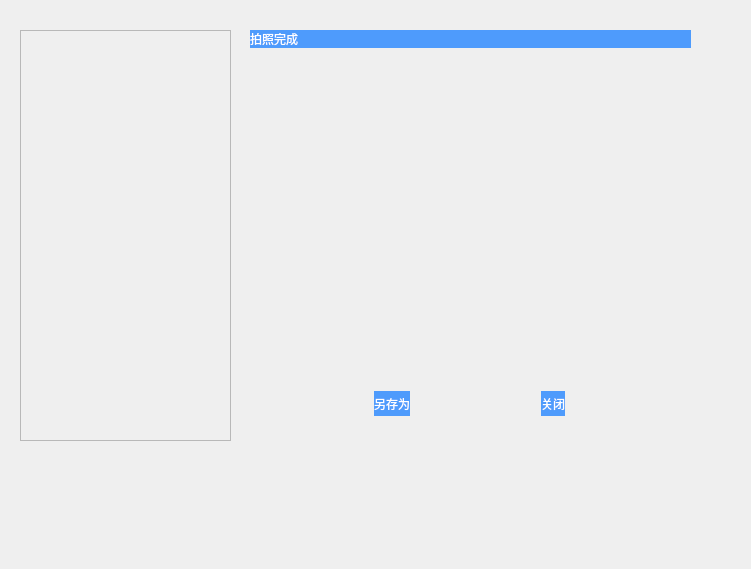
<?xml version="1.0" encoding="UTF-8"?>
<ui version="4.0">
 <class>TakingPhotoWidget</class>
 <widget class="QWidget" name="TakingPhotoWidget">
  <property name="geometry">
   <rect>
    <x>0</x>
    <y>0</y>
    <width>751</width>
    <height>569</height>
   </rect>
  </property>
  <property name="windowTitle">
   <string>Form</string>
  </property>
  <widget class="QFrame" name="frame">
   <property name="geometry">
    <rect>
     <x>20</x>
     <y>30</y>
     <width>211</width>
     <height>411</height>
    </rect>
   </property>
   <property name="frameShape">
    <enum>QFrame::StyledPanel</enum>
   </property>
   <property name="frameShadow">
    <enum>QFrame::Raised</enum>
   </property>
  </widget>
  <widget class="QWidget" name="verticalLayoutWidget">
   <property name="geometry">
    <rect>
     <x>250</x>
     <y>30</y>
     <width>441</width>
     <height>401</height>
    </rect>
   </property>
   <layout class="QVBoxLayout" name="verticalLayout" stretch="0,1,0">
    <property name="spacing">
     <number>0</number>
    </property>
    <item>
     <widget class="QLabel" name="label_title">
      <property name="styleSheet">
       <string notr="true">QLabel{
border: none;
color: white;
background-color: rgb(78,  155,  252);
}</string>
      </property>
      <property name="text">
       <string>拍照完成</string>
      </property>
     </widget>
    </item>
    <item>
     <layout class="QHBoxLayout" name="horizontalLayout">
      <item>
       <widget class="QLabel" name="label">
        <property name="styleSheet">
         <string notr="true">border: none;</string>
        </property>
        <property name="text">
         <string/>
        </property>
        <property name="alignment">
         <set>Qt::AlignCenter</set>
        </property>
        <property name="wordWrap">
         <bool>true</bool>
        </property>
       </widget>
      </item>
     </layout>
    </item>
    <item>
     <widget class="QFrame" name="frame_bottom">
      <property name="minimumSize">
       <size>
        <width>0</width>
        <height>50</height>
       </size>
      </property>
      <property name="styleSheet">
       <string notr="true">#frame_bottom{
border: none;
}</string>
      </property>
      <property name="frameShape">
       <enum>QFrame::StyledPanel</enum>
      </property>
      <property name="frameShadow">
       <enum>QFrame::Raised</enum>
      </property>
      <widget class="QWidget" name="horizontalLayoutWidget_2">
       <property name="geometry">
        <rect>
         <x>0</x>
         <y>10</y>
         <width>439</width>
         <height>25</height>
        </rect>
       </property>
       <layout class="QHBoxLayout" name="horizontalLayout_2">
        <item>
         <spacer name="horizontalSpacer">
          <property name="orientation">
           <enum>Qt::Horizontal</enum>
          </property>
          <property name="sizeHint" stdset="0">
           <size>
            <width>40</width>
            <height>20</height>
           </size>
          </property>
         </spacer>
        </item>
        <item>
         <widget class="CustomPushButton" name="pSave">
          <property name="sizePolicy">
           <sizepolicy hsizetype="Preferred" vsizetype="Preferred">
            <horstretch>0</horstretch>
            <verstretch>0</verstretch>
           </sizepolicy>
          </property>
          <property name="styleSheet">
           <string notr="true">QPushButton{
border: none;
color: white;
background-color: rgb(78,  155,  252);
}</string>
          </property>
          <property name="text">
           <string>另存为</string>
          </property>
         </widget>
        </item>
        <item>
         <spacer name="horizontalSpacer_2">
          <property name="orientation">
           <enum>Qt::Horizontal</enum>
          </property>
          <property name="sizeHint" stdset="0">
           <size>
            <width>40</width>
            <height>20</height>
           </size>
          </property>
         </spacer>
        </item>
        <item>
         <widget class="CustomPushButton" name="pClose">
          <property name="sizePolicy">
           <sizepolicy hsizetype="Preferred" vsizetype="Preferred">
            <horstretch>0</horstretch>
            <verstretch>0</verstretch>
           </sizepolicy>
          </property>
          <property name="styleSheet">
           <string notr="true">QPushButton{
border: none;
color: white;
background-color: rgb(78,  155,  252);
}</string>
          </property>
          <property name="text">
           <string>关闭</string>
          </property>
         </widget>
        </item>
        <item>
         <spacer name="horizontalSpacer_3">
          <property name="orientation">
           <enum>Qt::Horizontal</enum>
          </property>
          <property name="sizeHint" stdset="0">
           <size>
            <width>40</width>
            <height>20</height>
           </size>
          </property>
         </spacer>
        </item>
       </layout>
      </widget>
     </widget>
    </item>
   </layout>
  </widget>
 </widget>
 <customwidgets>
  <customwidget>
   <class>CustomPushButton</class>
   <extends>QPushButton</extends>
   <header>Custom/CustomPushButton/custompushbutton.h</header>
  </customwidget>
 </customwidgets>
 <resources/>
 <connections/>
</ui>
